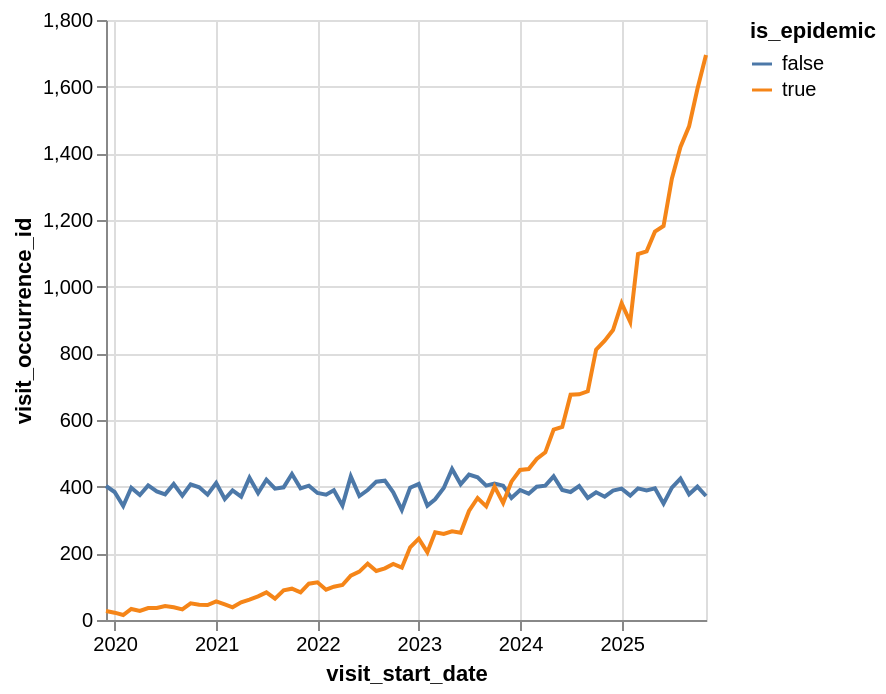

Notebook code for this chart:
### Markdown cell above
Plot the temporal repartition of epidemic visits compared to non-epidemic visits.

### Code cell
alt.Chart(epidemic_cond_summary).mark_line().encode(
    x='visit_start_date:T',
    y='visit_occurrence_id:Q',
    color="is_epidemic:N"
)

### Figure 1 — Vega-Lite specification as saved in the notebook (floating-point values rounded to 4 significant figures; data arrays with more than 128 entries replaced by an {"elided": "..."} marker saying what was removed)
{"config": {"view": {"continuousWidth": 300, "continuousHeight": 300}}, "data": {"name": "data-44640f5334a51f221b80d97adc7c1113"}, "mark": {"type": "line"}, "encoding": {"color": {"field": "is_epidemic", "type": "nominal"}, "x": {"field": "visit_start_date", "type": "temporal"}, "y": {"field": "visit_occurrence_id", "type": "quantitative"}}, "$schema": "https://vega.github.io/schema/vega-lite/v6.4.1.json", "datasets": {"data-44640f5334a51f221b80d97adc7c1113": {"elided": "144 records"}}}
